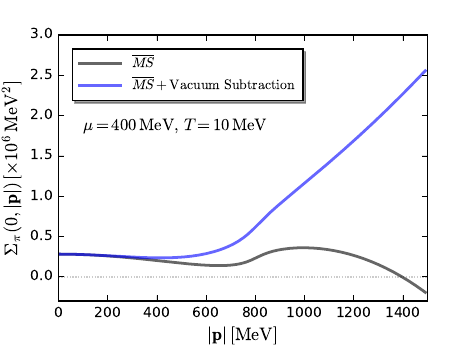

Python code for this plot:
#!/usr/bin/env python
# -*- coding: utf-8 -*-
# sphinx_gallery_thumbnail_number = 3

import matplotlib.pyplot as plt
import numpy as np
from matplotlib.ticker import NullFormatter  # useful for `logit` scale
import matplotlib.ticker as ticker
import matplotlib as mpl
from scipy.interpolate import make_interp_spline
from matplotlib.ticker import FuncFormatter
from mpl_toolkits import mplot3d
from mpl_toolkits.mplot3d import Axes3D 
import matplotlib.cm as cm 
from matplotlib.font_manager import FontProperties
import pylab as pl

mpl.style.use('classic')
# Data for plotting
v1=np.loadtxt('./renormv1.dat')
v2=np.loadtxt('./renormv2.dat')
ps=np.loadtxt('./ps.dat')

# Create figure
fig=plt.figure(figsize=(4.5, 3.5))
#fig=plt.figure()
ax1=plt.subplot(1,1,1)

ax1.plot(ps, v1/10**6,color='k',alpha=0.6,linewidth=2,label=r'$\overline{MS}$') 
ax1.plot(ps, v2/10**6,color='b',alpha=0.6,linewidth=2,label=r'$\overline{MS}+\mathrm{Vacuum\,\,Subtraction}$') 
ax1.plot([0,2000],[0,0],dashes=[1,1],color='k',alpha=0.2,linewidth=1) 
ax1.text(100, 1.8, r'$\mu=400\,\mathrm{MeV},\,T=10\,\mathrm{MeV}$', fontsize=12, color='k')

ax1.set_ylabel(r'$\Sigma_\pi(0,|\mathbf{p}|)\,[\times 10^6\,\mathrm{MeV}^2]$', fontsize=13, color='black')
ax1.set_xlabel(r'$|\mathbf{p}|\,[\mathrm{MeV}]$', fontsize=13, color='black')

ax1.legend(loc=0,fontsize='10',frameon=True,shadow=True,handlelength=3.,borderpad=0.5,borderaxespad=1,numpoints=1,scatterpoints=1)

ax1.axis([0,1500,-3*10**5/10**6,3*10**6/10**6])

for label in ax1.xaxis.get_ticklabels():
    label.set_fontsize(10)
for label in ax1.yaxis.get_ticklabels():
    label.set_fontsize(10)

fig.subplots_adjust(top=0.9, bottom=0.14, left=0.13, right=0.95, hspace=0.33,wspace=0.2)

fig.savefig("./renorm_compare.pdf")